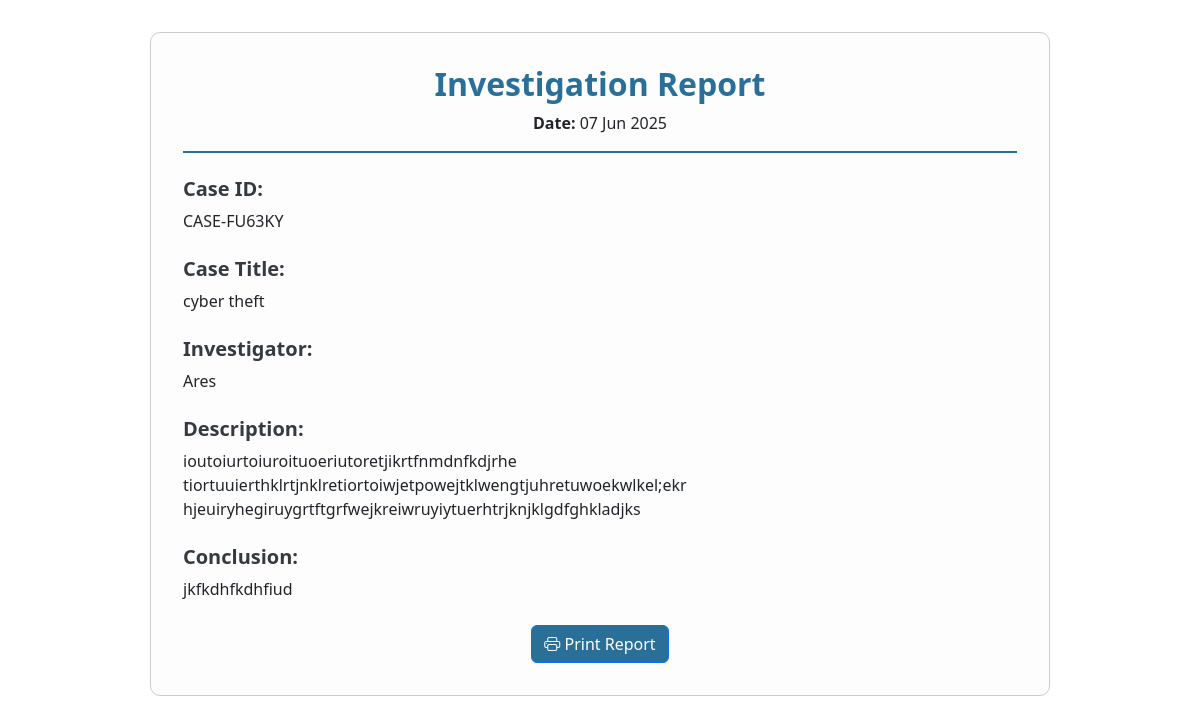
/forensic_system/admin/view_report.php?report_id=2 (signed in), run on the app's committed database.
### tables this page shows
CREATE TABLE `reports` (
  `id` int(11) NOT NULL,
  `custom_case_id` varchar(20) NOT NULL,
  `investigator_id` int(11) NOT NULL,
  `description` text NOT NULL,
  `report_date` date NOT NULL,
  `file_name` varchar(255) DEFAULT NULL,
  `file_path` varchar(255) DEFAULT NULL,
  `conclusion` text DEFAULT NULL
);

CREATE TABLE `cases` (
  `title` varchar(200) DEFAULT NULL,
  `description` text DEFAULT NULL,
  `created_by` int(11) DEFAULT NULL,
  `created_at` datetime DEFAULT current_timestamp(),
  `status` enum('open','in progress','closed') DEFAULT 'open',
  `assigned_to` int(11) DEFAULT NULL,
  `custom_case_id` varchar(20) NOT NULL,
  `deadline` date DEFAULT NULL,
  `investigator_response` enum('pending','accepted','reassign_requested') DEFAULT 'pending'
);

CREATE TABLE `users` (
  `id` int(11) NOT NULL,
  `name` varchar(100) DEFAULT NULL,
  `email` varchar(100) DEFAULT NULL,
  `password` varchar(255) DEFAULT NULL,
  `role` enum('admin','investigator','user') DEFAULT 'investigator',
  `status` varchar(10) NOT NULL DEFAULT 'active'
);

### forensic_system/admin/view_report.php (the view, shortened to what this page needs)
<?php
require_once "../config.php";
$report_id = $_GET['report_id'];
$stmt = $pdo->prepare("
    SELECT r.*, u.name AS investigator_name, c.title AS case_title
    FROM reports r
    JOIN users u ON r.investigator_id = u.id
    JOIN cases c ON r.custom_case_id = c.custom_case_id
    WHERE r.id = ?
");
$stmt->execute([$report_id]);
$report = $stmt->fetch(PDO::FETCH_ASSOC);
?>
<!DOCTYPE html>
<html lang="en">
<head>
    <link href="https://cdn.jsdelivr.net/npm/bootstrap@5.3.3/dist/css/bootstrap.min.css" rel="stylesheet">
    <link href="https://cdn.jsdelivr.net/npm/bootstrap-icons/font/bootstrap-icons.css" rel="stylesheet">
</head>
<body>
<div class="report-container">
    <div class="header text-center">
        <h2>Investigation Report</h2>
        <p><strong>Date:</strong> <?= date('d M Y', strtotime($report['report_date'])) ?></p>
    </div>
    <div class="section">
        <h5>Case ID:</h5>
        <p><?= htmlspecialchars($report['custom_case_id']) ?></p>
    </div>
    <div class="section">
        <h5>Case Title:</h5>
        <p><?= htmlspecialchars($report['case_title']) ?></p>
    </div>
    <div class="section">
        <h5>Investigator:</h5>
        <p><?= htmlspecialchars($report['investigator_name']) ?></p>
    </div>
    <div class="section">
        <h5>Description:</h5>
        <p><?= nl2br(htmlspecialchars($report['description'])) ?></p>
    </div>
    <div class="section">
        <h5>Conclusion:</h5>
        <p><?= nl2br(htmlspecialchars($report['conclusion'] ?? 'No conclusion provided.')) ?></p>
    </div>
    <div class="text-center btn-print">
        <button class="btn btn-primary" style="background-color: #2a6f97; color: #fff;" onclick="window.print()">
            <i class="bi bi-printer"></i> Print Report
        </button>
    </div>
</div>
</body>
</html>

### forensic_system/admin/view_report.php (style rules this page uses)
body { font-family: 'Segoe UI', sans-serif; background-color: #ffffff; padding: 2rem; }
.report-container { background: #fdfdfd; padding: 2rem; border: 1px solid #ccc; border-radius: 10px; max-width: 900px; margin: auto; }
.header { border-bottom: 2px solid #2a6f97; margin-bottom: 1.5rem; }
.header h2 { font-weight: bold; color: #2a6f97; }
.section { margin-bottom: 1.5rem; }
.section h5 { color: #343a40; font-weight: 600; }
.btn-print { margin-top: 20px; }

### data on the page
reports: report_date "07 Jun 2025", custom_case "CASE-FU63KY", custom_case.title "cyber theft", investigator.name "Ares", description "ioutoiurtoiuroituoeriutoretjikrtfnmdnfkdjrhe tiortuuierthklrtjnklretiortoiwjetpowejtklwengtjuhretuwoekwlkel;ekr hjeuiryhegiruygrtftgrfwejkreiwruyiytuerhtrjknjklgdfghkladjks", conclusion "jkfkdhfkdhfiud"
